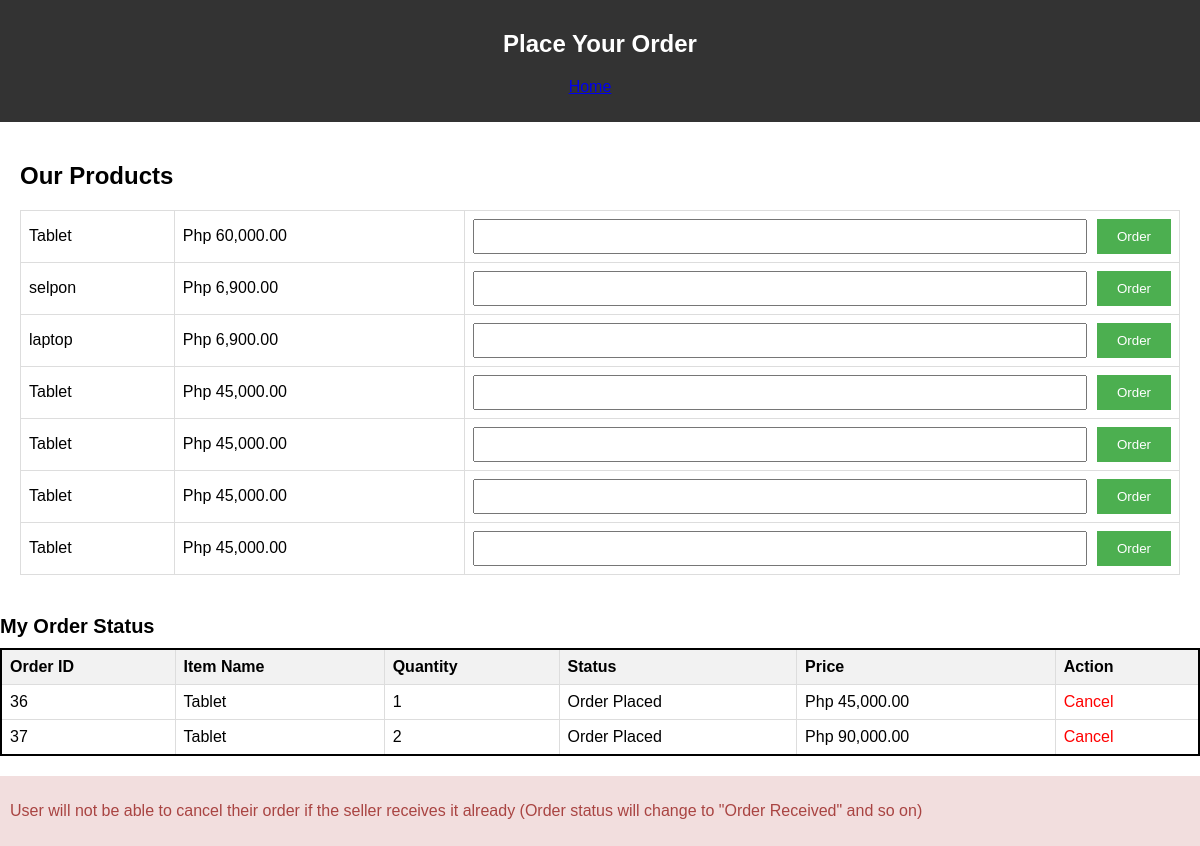
Screenshot of /gadgetgroovee/order.php with the database file from the repository.
### tables this page shows
CREATE TABLE `products` (
  `product_id` int(11) NOT NULL,
  `product_img` varchar(255) NOT NULL,
  `product_name` varchar(255) NOT NULL,
  `description` varchar(255) DEFAULT NULL,
  `price` decimal(10,2) NOT NULL,
  `status` enum('active','inactive') NOT NULL DEFAULT 'active'
);

CREATE TABLE `orders` (
  `order_id` int(11) NOT NULL,
  `item_id` int(11) NOT NULL,
  `user_id` int(11) NOT NULL,
  `item_qty` int(11) NOT NULL,
  `time_ordered` timestamp NOT NULL DEFAULT current_timestamp() ON UPDATE current_timestamp(),
  `order_status` varchar(56) NOT NULL,
  `price` varchar(56) NOT NULL
);

### gadgetgroovee/order.php (the view, shortened to what this page needs)
<?php
$servername = "localhost";
$username = "root";
$password = "";
$dbname = "gadgetgroove";
$conn = new mysqli($servername, $username, $password, $dbname);
$s_user_id = $_SESSION['user_id'];
$sql_get_orders = "SELECT o.order_id, m.product_name AS item_name, o.item_qty, o.order_status, o.price, o.item_id
                    FROM orders AS o
                    JOIN products AS m ON o.item_id = m.product_id
                    WHERE o.user_id = '$s_user_id'";
$order_results = mysqli_query($conn, $sql_get_orders);
?>
<!DOCTYPE html>
<html lang="en">
<head>
    <link rel="stylesheet" href="order.css">
</head>
<body>
<div class="header">
    <h2 id="place_order">Place Your Order</h2>
    <nav>
        <ul>
            <li><a href="shop.php">Home</a></li>
        </ul>
    </nav>
</div>
<section id="product1" class="section-p1">
    <h1 class="title">Our Products</h1>
    <table class="table">
        <?php
        $get_items = "SELECT * FROM `products`";
        $get_result = mysqli_query($conn, $get_items);
        while ($row = mysqli_fetch_assoc($get_result)) { ?>
            <tr>
                <td id="item"><?php echo $row['product_name']; ?></td>
                <td><?php echo "Php " . number_format($row['price'], 2); ?></td>
                <td>
                <form action="cart.php" method="get">
                <div class="input-group">
                <input type="number" class="form-control" name="cart_qty">
                <input type="submit" value="Order" class="btn btn-primary">
              </div>
          </form>
                </td>
            </tr>
        <?php }
        ?>
    </table>
</section>
<div class="status">
    <?php
    if (mysqli_num_rows($order_results) > 0) { ?>
        <h2>My Order Status</h2>
        <table class="orders" style="border: 2px solid black;">
            <tr>
                <th>Order ID</th>
                <th>Item Name</th>
                <th>Quantity</th>
                <th>Status</th>
                <th>Price</th>
                <th>Action</th>
            </tr>
            <?php while ($order = mysqli_fetch_assoc($order_results)) { ?>
                <tr>
                    <td><?php echo $order['order_id']; ?></td>
                    <td><?php echo $order['item_name']; ?></td>
                    <td><?php echo $order['item_qty']; ?></td>
                    <td><?php echo $order['order_status']; ?></td>
                    <td><?php echo "Php " . number_format($order['price'], 2); ?></td>
                    <td>
                        <?php if ($order['order_status'] == 'Order Placed') { ?>
                            <a href="?delete_from_cart=<?php echo $order['order_id']; ?>&item_id=<?php echo $order['item_id']; ?>" class="cancel">Cancel</a>
                        <?php } ?>
                    </td>
                </tr>
            <?php } ?>
        </table>
        <?php } else { ?>
        <p>Your cart is currently empty.</p>
    <?php } ?>
        </div>
        <div class="warn">
            <p>User will not be able to cancel their order if the seller receives it already
                (Order status will change to "Order Received" and so on)
            </p>
        </div>
</body>
</html>

### gadgetgroovee/order.css (style rules this page uses)
body { font-family: Arial, sans-serif; margin: 0; padding: 0; }
.header { background-color: #333; color: #fff; padding: 10px 0; text-align: center; }
.header nav ul { list-style-type: none; padding: 0; }
.header nav ul li { display: inline; margin-right: 20px; }
.section-p1 { padding: 20px; }
.title { margin-bottom: 20px; }
.table { width: 100%; border-collapse: collapse; }
.table td, .table th { border: 1px solid #ddd; padding: 8px; text-align: left; }
.input-group { display: flex; }
.input-group input[type="number"] { flex: 1; padding: 8px; margin-right: 10px; }
.input-group input[type="submit"] { background-color: #4CAF50; color: white; padding: 8px 20px; border: none; cursor: pointer; }
.status { margin-top: 20px; }
.warn { background-color: #f2dede; color: #a94442; padding: 10px; margin-top: 20px; }
.status h2 { font-size: 20px; margin-bottom: 10px; }
.orders { width: 100%; border-collapse: collapse; }
.orders th, .orders td { border: 1px solid #ddd; padding: 8px; text-align: left; }
.orders th { background-color: #f2f2f2; }
.cancel { color: red; text-decoration: none; }

### rows the page displays
products: product_name "Tablet", price "60,000.00"
products: product_name "selpon", price "6,900.00"
products: product_name "laptop", price "6,900.00"
products: product_name "Tablet", price "45,000.00"
products: product_name "Tablet", price "45,000.00"
products: product_name "Tablet", price "45,000.00"
products: product_name "Tablet", price "45,000.00"
orders: order_id "36", products.product_name "Tablet", item_qty "1", order_status "Order Placed", price "45,000.00"
orders: order_id "37", products.product_name "Tablet", item_qty "2", order_status "Order Placed", price "90,000.00"
